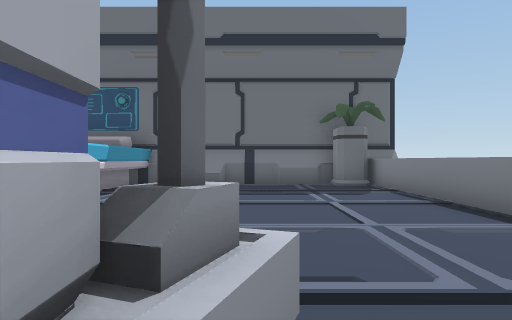
View 1 (above)

21 first-person views from a walk through a 3-D level made in the Unity game engine. The camera is 1.4 m above the floor, looks level and sees 75° across. The floor is counted in squares, 2 m on a side. Each view is taken from the middle of a square. On the plan, view 1 faces up. The plan holds only what a view shows up to about 10 squares ahead; the rest is blank.

View 2
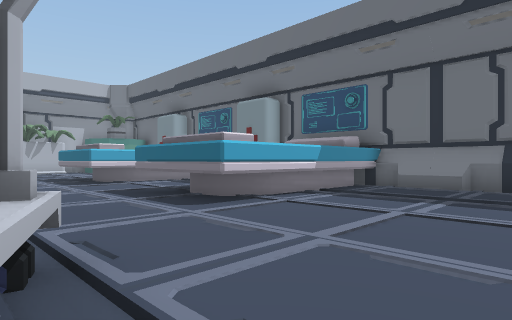

View 3
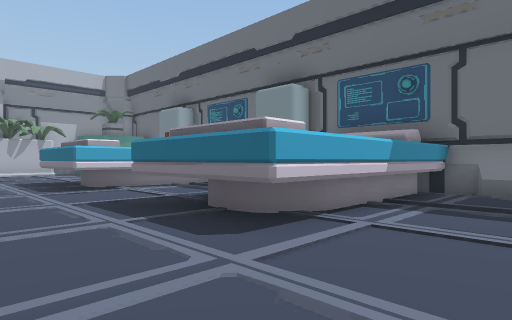

View 4
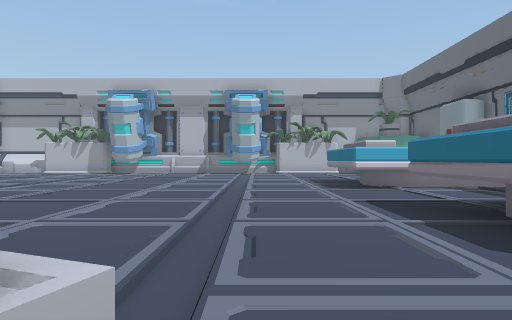

View 5
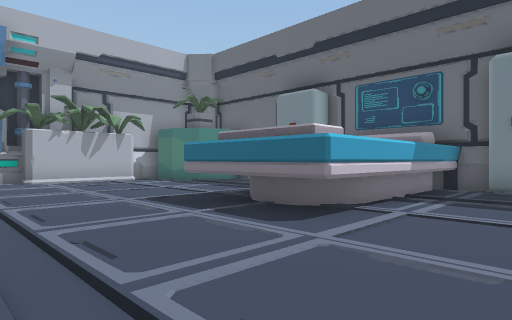

View 6
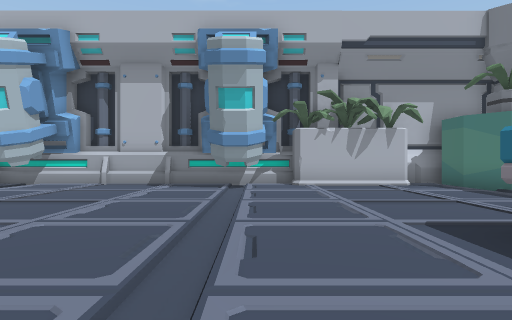

View 7
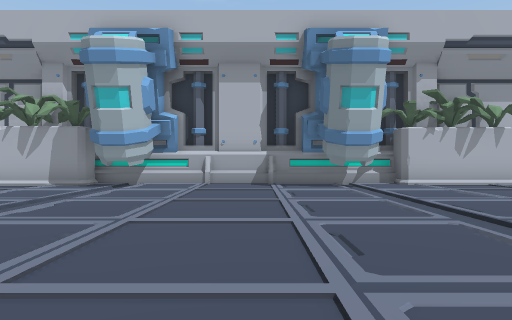

View 8
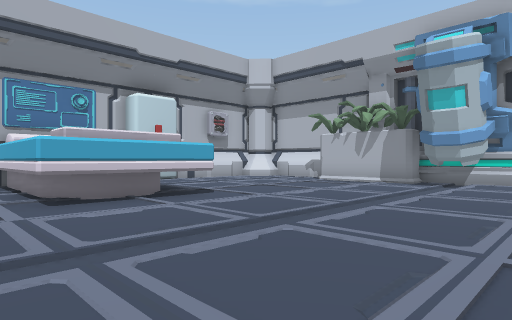

View 9
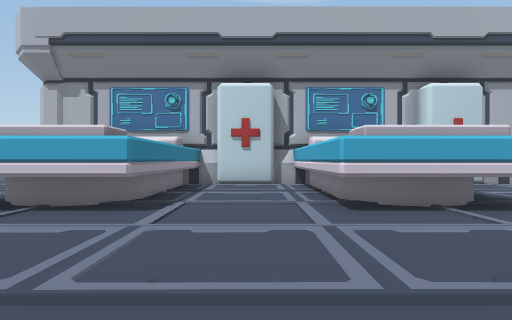

View 10
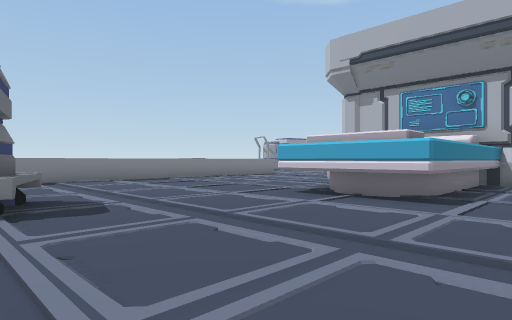

View 11
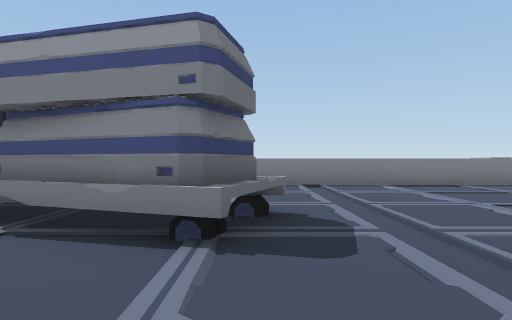

View 12
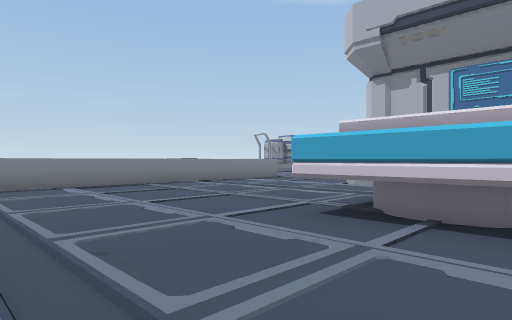

View 13
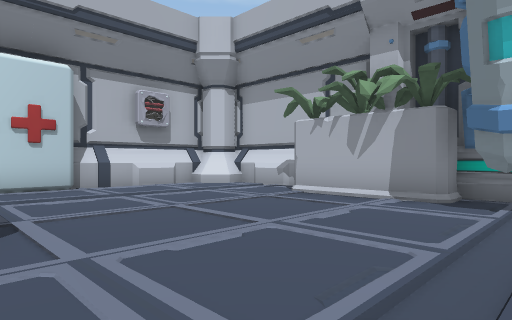

View 14
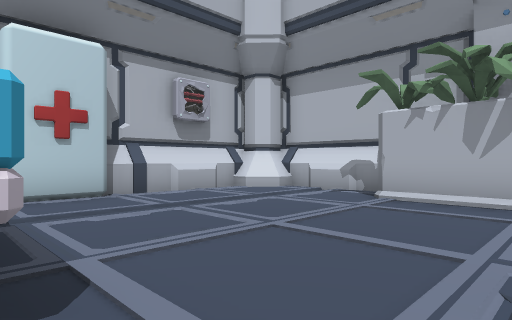

View 15
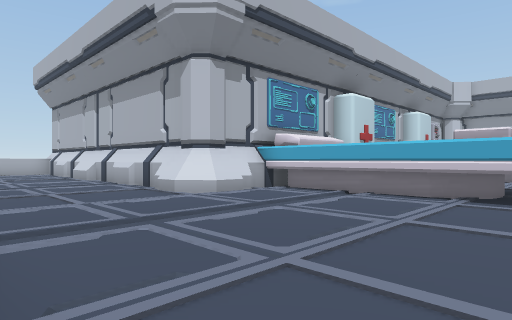

View 16
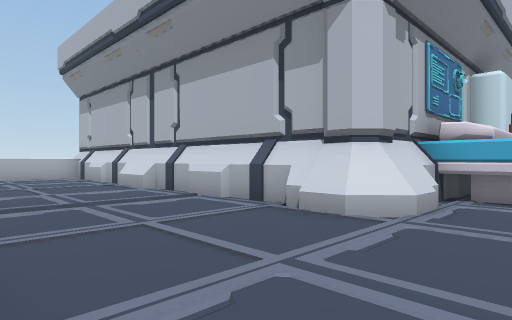

View 17
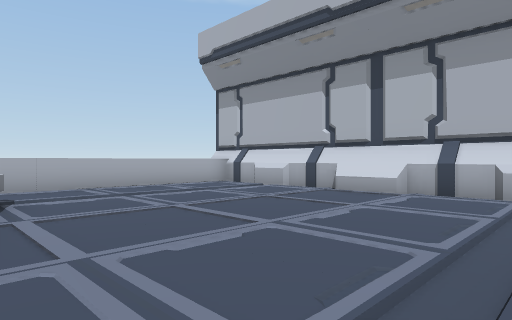

View 18
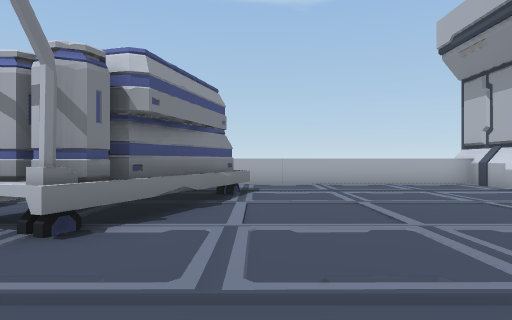

View 19
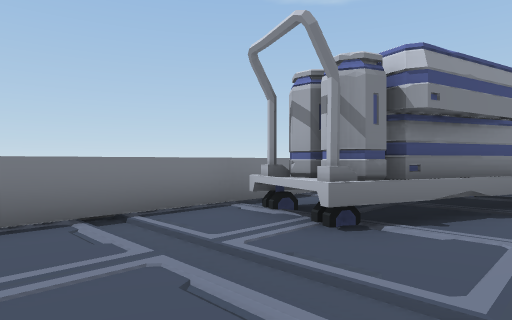

View 20
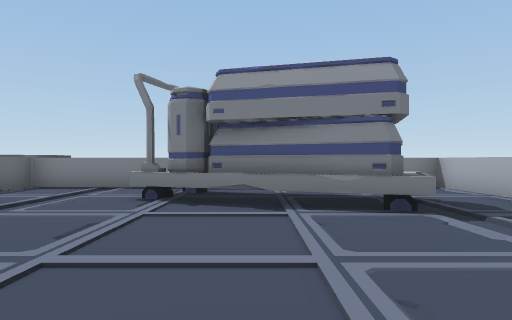

View 21
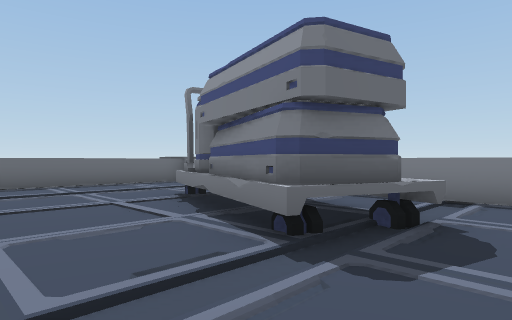

### Floor plan
Key: @ floor where view 1 was taken; # wall or solid block; . floor; ^ raised ledge; T thing the floor can be seen under or through.
Columns run from 19 left of view 1 to 10 right of it. Each row starts with its distance up from view 1.
 10          ###   #########
  9          #..   #......#
  8 ###      #..   #.......^
  7 #......  #...  #.......^
  6 #......###...  #.......^
  5 #......###...###.......^
  4 #......................^
  3 #......................
  2 ##....................
  1 ##...............^#^.
  0 #................# @
 -1 #................#
 -2 #...............#
 -3 #................^...  ^
 -4 ##.....................^
 -5 ##.....................^
 -6  #.....................^
 -7  #.....................^
 -8 ##.....###...#TT.......^
 -9 #......###...###.......^
-10 #......  #...###.......^
-11 #......  #...###.......
-12 #......  #...###......
-13 #######  ##### ####....
-14                   #....^^^^^##
-15                   #..........#
-16                   #..........^
-17                   #..........^
-18                   #.......^..^
-19                   #.......##.^
-20                   #......^^ .^
-21                   #......# ..
-22                   #......##..^
-23                   #.......^..^
-24                   #..........^
-25                   ^^^^^^^^^^^

Positions as (right, up) in squares from view 1, and headings:
1: (0, 0), facing up
2: (1, 1), facing up-left
3: (-1, 2), facing up-left
4: (-1, 2), facing left
5: (-7, 1), facing up-left
6: (-9, 2), facing left
7: (-9, -1), facing left
8: (-8, -2), facing down-left
9: (-8, -3), facing down
10: (-8, -2), facing down-right
11: (-6, -3), facing right
12: (-6, -4), facing down-right
13: (-12, -4), facing down-left
14: (-12, -6), facing down-left
15: (3, -7), facing down-left
16: (3, -11), facing down-left
17: (6, -16), facing down-left
18: (5, -15), facing down
19: (5, -15), facing down-right
20: (1, -20), facing right
21: (3, -24), facing up-right
